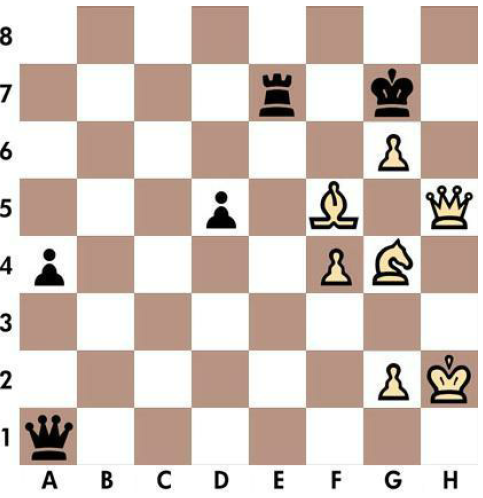
#> input picture img/chessboard.png, 483 x 498 px
$ python -i fen_generator.py   (imports and definitions only)
#> lines starting #> are read from the running program, lines starting #| are printed output that depends on the picture; after the words box and inside, x2 and y2 are one past the last pixel; in counts of white or black regions, pixels touching at a corner belong together
import cv2
import numpy as np
import chess

class ChessboardFENExtractor:
    def __init__(self, image_path):
        """
        Initialize the ChessboardFENExtractor with the path to the chessboard image.

        Args:
            image_path (str): Path to the chessboard image file.
        """
        self.image_path = image_path
        self.chessboard_img = None
        self.square_size = 50  # Size of each square after resizing (400x400 board / 8)

        # Load and preprocess the image during initialization
        self._load_chessboard()

    def _load_chessboard(self):
        """
        Load and preprocess the chessboard image, detecting the board and resizing it.
        """
        # Load the image
        img = cv2.imread(self.image_path)
#> img is the input picture: shape (498, 483, 3); mean B, G, R 190.2, 198, 212.3
        if img is None:
            raise ValueError("Image not found or unable to load.")

        # Convert to grayscale
        gray = cv2.cvtColor(img, cv2.COLOR_BGR2GRAY)
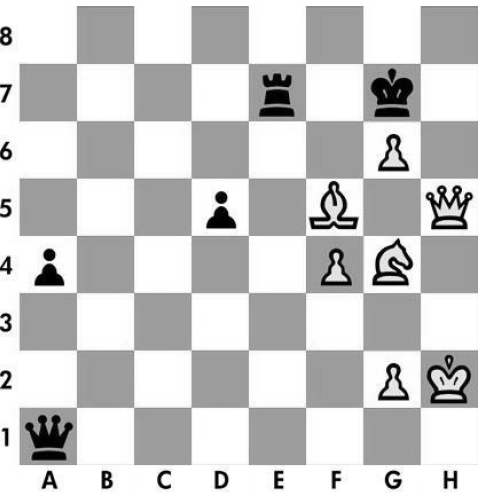
#> gray: shape (498, 483); min 0, max 255, mean 201.3

        # Apply edge detection to find the chessboard
        edges = cv2.Canny(gray, 50, 150, apertureSize=3)
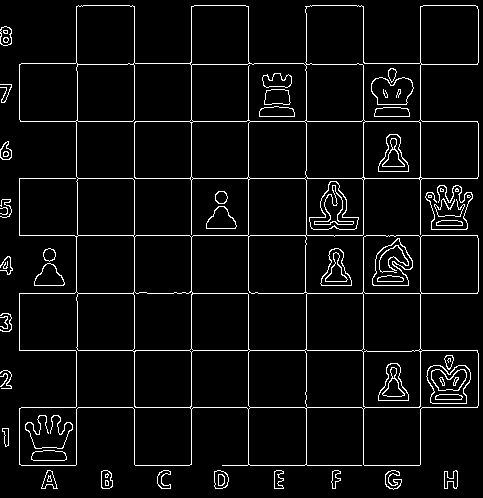
#> edges: shape (498, 483); 5.1% white in thin lines or dots

        # Find contours to detect the chessboard
        contours, _ = cv2.findContours(edges, cv2.RETR_EXTERNAL, cv2.CHAIN_APPROX_SIMPLE)
#> contours = 31 contours, 14 with area under 20; largest, box (x1, y1, x2, y2) and area: (19, 5, 479, 466) 154852, (320, 248, 352, 286) 683, (34, 263, 65, 286) 444, (214, 470, 229, 489) 214, (0, 26, 12, 46) 184

        # Find the largest contour (assumed to be the chessboard)
        chessboard_contour = max(contours, key=cv2.contourArea)
#> chessboard_contour = contour of 222 points, box (x1, y1, x2, y2) (19, 5, 479, 466), area 154852

        # Get the bounding rectangle of the chessboard
        x, y, w, h = cv2.boundingRect(chessboard_contour)
#> x = 19; y = 5; w = 460; h = 461

        # Crop the image to the chessboard
        chessboard_img = img[y:y+h, x:x+w]
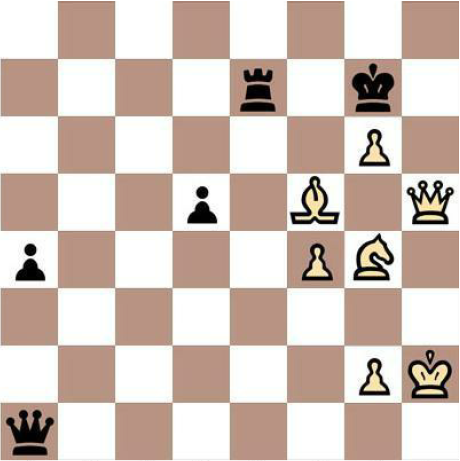
#> chessboard_img: shape (461, 460, 3); mean B, G, R 183.9, 192.7, 209

        # Resize the chessboard to a standard size (400x400 for 8x8 grid, 50x50 per square)
        self.chessboard_img = cv2.resize(chessboard_img, (400, 400))

    def _split_into_squares(self):
        """
        Split the chessboard into an 8x8 grid of squares.

        Returns:
            list: A 2D list of 8x8 squares (each square is an image).
        """
        squares = []
        for row in range(8):
            row_squares = []
            for col in range(8):
                # Extract each square
                square = self.chessboard_img[row * self.square_size:(row + 1) * self.square_size,
                                            col * self.square_size:(col + 1) * self.square_size]
                row_squares.append(square)
            squares.append(row_squares)
#> after the loop, squares = 8 items
        return squares

    def _identify_piece(self, square):
        """
        Identify the chess piece on a given square using basic color thresholding.

        Args:
            square (numpy.ndarray): Image of a single square.

        Returns:
            str: Piece in the format 'wP' (white pawn), 'bK' (black king), or None if empty.
        """
        # Convert square to grayscale
        gray = cv2.cvtColor(square, cv2.COLOR_BGR2GRAY)

        # Calculate the average intensity (to determine if a piece is present)
        avg_intensity = np.mean(gray)

        # If the square is mostly empty (background), return None
        if 100 < avg_intensity < 150:  # Adjust these thresholds based on your image
            return None

        # Convert to HSV for color detection (to distinguish white vs black pieces)
        hsv = cv2.cvtColor(square, cv2.COLOR_BGR2HSV)
        avg_hue = np.mean(hsv[:, :, 0])

        # Check for piece type (simplified: we’ll use pixel patterns or shapes)
        _, binary = cv2.threshold(gray, 127, 255, cv2.THRESH_BINARY)
        white_pixels = np.sum(binary == 255)

        # Determine if the piece is white or black based on hue
        piece_color = 'w' if avg_hue < 100 else 'b'  # Adjust hue threshold as needed

        # Determine piece type based on white pixel count (simplified)
        if white_pixels > 1000:
            piece_type = 'K'  # King
        elif white_pixels > 800:
            piece_type = 'Q'  # Queen
        elif white_pixels > 600:
            piece_type = 'B'  # Bishop
        elif white_pixels > 400:
            piece_type = 'N'  # Knight
        else:
            piece_type = 'P'  # Pawn

        return piece_color + piece_type

    def _board_to_fen(self, squares):
        """
        Convert the board state (squares) to FEN notation.

        Args:
            squares (list): A 2D list of 8x8 squares.

        Returns:
            str: FEN string representing the board state.
        """
        board = []

        # Process each rank (row) from 8 to 1
        for row in range(8):
            rank = []
            empty_count = 0
            for col in range(8):
                piece = self._identify_piece(squares[row][col])
                if piece is None:
                    empty_count += 1
                else:
                    if empty_count > 0:
                        rank.append(str(empty_count))
                        empty_count = 0
                    # Convert piece to FEN notation (e.g., 'wK' -> 'K', 'bK' -> 'k')
                    fen_piece = piece[1].upper() if piece[0] == 'w' else piece[1].lower()
                    rank.append(fen_piece)
            if empty_count > 0:
                rank.append(str(empty_count))
            board.append(''.join(rank))
#> this loop made 8 passes
#> pass 1, in _identify_piece (call 2), `gray = cv2.cvtColor(square, cv2.COLOR_BGR2GRAY)`:
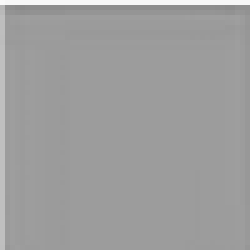
#> gray: shape (50, 50) (shown 5 times larger); min 137, max 249, mean 157.8
#> after the loop, board = ['KKKKKKKK', 'KKKK1K1K', 'KKKKKKKK', 'KKKKKKKK', 'KKKKK1KK', 'KKKKKKKK', 'KKKKKKK1', '1KKKKKKK']

        # Join ranks with '/' for FEN
        fen_board = '/'.join(board)

        # Add remaining FEN components (simplified assumptions)
        fen = f"{fen_board} w - - 0 1"
        return fen

    def get_fen(self):
        """
        Extract the FEN from the chessboard image.

        Returns:
            str: FEN string representing the board state.

        Raises:
            ValueError: If the FEN is invalid or the image cannot be processed.
        """
        # Split the chessboard into squares
        squares = self._split_into_squares()

        # Convert to FEN
        fen = self._board_to_fen(squares)

        # Validate the FEN
        try:
#> (the run stopped early here; a loop or call above may not have finished)
